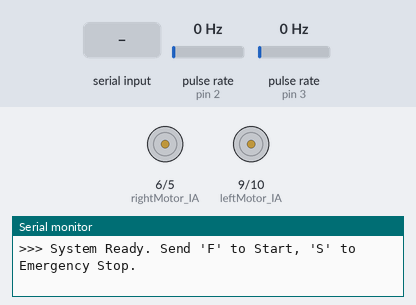
This sketch was run on a simulated Arduino Uno, built with avr-gcc and run on an emulated ATmega328P. Shown: motor-driver pin pairs drawn as motors (green arrow = first pin HIGH = forward, orange = second pin HIGH = backward, longer = more drive), the last lines printed to the serial monitor. Wiring (inferred from the names in the program): 2 × pulse sensor: data pin 2 / data pin 3. The test bench sets the inputs (shaded band); at power-on: pulse rate (sensors on pin 2, pin 3) 0 Hz.

Above: at 4.2 s.
4.3 s: "F" received over Serial
At 5.5 s:
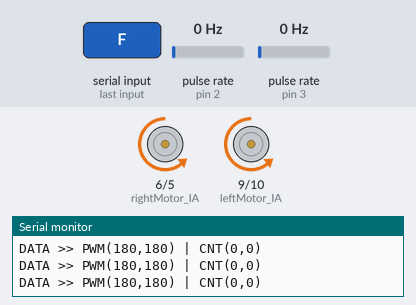
5.8 s: pulse rate (sensor on pin 2) set to 196 Hz
At 5.97 s:
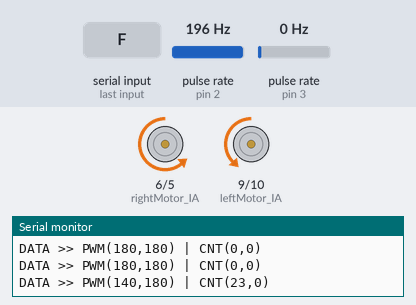
At 7.4 s:
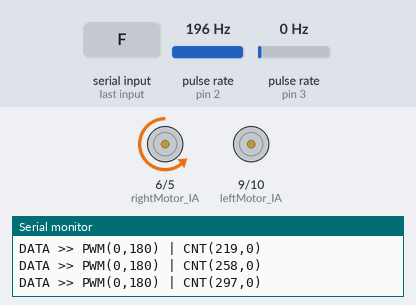
Timing chart, 0 to 10.2 s (numbered marks = the images above; inputs shaded):
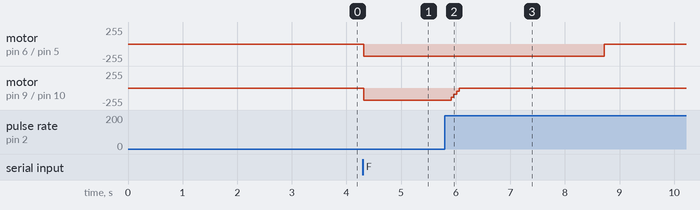

Measured:
- after the input at 4.3 s, motor on pin 6 (rightMotor_IA) / pin 5 (rightMotor_IB), motor on pin 9 (leftMotor_IA) / pin 10 (leftMotor_IB): stopped → backward 180/255 at once
- after the input at 5.8 s, motor on pin 6 (rightMotor_IA) / pin 5 (rightMotor_IB): backward 180/255 → stopped after 2.9 s; motor on pin 9 (leftMotor_IA) / pin 10 (leftMotor_IB): backward 180/255 → stopped after 0.12 s

The sketch:

RC_Car_Arduino_PID_BT_test1.ino
```cpp
// --- 모터 드라이버 제어 핀 ---
const int leftMotor_IA = 9;
const int leftMotor_IB = 10;
const int rightMotor_IA = 6;
const int rightMotor_IB = 5;

// --- 엔코더 센서 핀 ---
const int encoderLeftPin = 2;
const int encoderRightPin = 3;

volatile long leftCount = 0;
volatile long rightCount = 0;

// ========================================================
// 📏 로봇 물리 스펙 및 목표 (3m)
// ========================================================
const float WHEEL_DIAMETER_MM = 67.0;
const int ENCODER_HOLES = 20;
const float TARGET_DISTANCE_MM = 3000.0;

long targetCount = 0;

// ========================================================
// ⚙️ 최종 튜닝된 PID 게인 (사용자 최적화 값 반영)
// ========================================================
float Kp_dist = 5.0; float Kd_dist = 4.0;
float Kp_sync = 5.0; float Kd_sync = 3.0;

long prevDistError = 0;
long prevSyncError = 0;

// 상태 제어 변수
unsigned long prevTime = 0;
unsigned long startTime = 0;
unsigned long lastLogTime = 0;
const int DT = 50;
const int LOG_INTERVAL = 200; // 0.2초마다 데이터 전송

bool isRunning = false;
bool missionComplete = false;

void setup() {
  // 1. 모든 행동을 멈추고 ESP32가 완전히 부팅될 때까지 3초간 조용히 기다립니다.
  delay(3000);

  // 2. 3초가 지난 후에야 비로소 통신을 시작합니다.
  Serial.begin(9600);

  pinMode(leftMotor_IA, OUTPUT); pinMode(leftMotor_IB, OUTPUT);
  pinMode(rightMotor_IA, OUTPUT); pinMode(rightMotor_IB, OUTPUT);

  pinMode(encoderLeftPin, INPUT_PULLUP);
  pinMode(encoderRightPin, INPUT_PULLUP);
  attachInterrupt(digitalPinToInterrupt(encoderLeftPin), countLeft, RISING);
  attachInterrupt(digitalPinToInterrupt(encoderRightPin), countRight, RISING);

  // 목표 카운트 계산
  float wheelCircumference = WHEEL_DIAMETER_MM * 3.14159;
  targetCount = (TARGET_DISTANCE_MM / wheelCircumference) * ENCODER_HOLES;

  stopMotors();

  // 3. 이제 ESP32가 통신을 받을 준비가 완벽히 끝났으므로 메시지를 보냅니다.
  Serial.println(">>> System Ready. Send 'F' to Start, 'S' to Emergency Stop.");
}

void loop() {
  // 1. 블루투스 명령 처리
  if (Serial.available() > 0) {
    char cmd = Serial.read();
    if (cmd >= 'a' && cmd <= 'z') cmd -= 32; // 대문자 변환

    if (cmd == 'F' && !isRunning) {
      startMission();
    }
    else if (cmd == 'S') {
      emergencyStop();
    }
  }

  // 2. 미션 주행 로직
  if (isRunning && !missionComplete) {
    unsigned long currentTime = millis();
    if (currentTime - prevTime >= DT) {
      int dt = currentTime - prevTime;
      prevTime = currentTime;

      long avgCount = (leftCount + rightCount) / 2;
      long distError = targetCount - avgCount;
      long syncError = leftCount - rightCount;

      // 목표 도달 판단
      if (distError <= 0) {
        finishMission();
        return;
      }

      // 거리 PD 제어
      int basePWM = (Kp_dist * distError) + (Kd_dist * ((distError - prevDistError) / dt));
      basePWM = constrain(basePWM, 80, 255);

      // 직진 PD 제어
      int turnOffset = (Kp_sync * syncError) + (Kd_sync * ((syncError - prevSyncError) / dt));

      int leftPWM = constrain(basePWM - turnOffset, 0, 180);
      int rightPWM = constrain(basePWM + turnOffset, 0, 180);

      // 모터 구동
      digitalWrite(leftMotor_IA, LOW);  analogWrite(leftMotor_IB, leftPWM);
      digitalWrite(rightMotor_IA, LOW); analogWrite(rightMotor_IB, rightPWM);

      prevDistError = distError;
      prevSyncError = syncError;

      // 실시간 로그 전송 (LOG_INTERVAL 마다)
      if (currentTime - lastLogTime >= LOG_INTERVAL) {
        lastLogTime = currentTime;
        sendLiveLog(leftPWM, rightPWM);
      }
    }
  }
}

// 미션 시작 함수
void startMission() {
  leftCount = 0; rightCount = 0;
  prevDistError = 0; prevSyncError = 0;
  missionComplete = false;
  isRunning = true;
  startTime = millis();

  Serial.println("---------- MISSION START ----------");
  Serial.print("Target Count: "); Serial.println(targetCount);
  Serial.print("Start Time (ms): "); Serial.println(startTime);
}

// 긴급 정지 함수
void emergencyStop() {
  stopMotors();
  isRunning = false;
  missionComplete = true;
  Serial.println("!!! EMERGENCY STOP EXECUTED !!!");
}

// 미션 완료 함수
void finishMission() {
  stopMotors();
  unsigned long endTime = millis();
  isRunning = false;
  missionComplete = true;

  Serial.println("---------- MISSION COMPLETE ----------");
  Serial.print("End Time (ms): "); Serial.println(endTime);
  Serial.print("Total Duration (ms): "); Serial.println(endTime - startTime);
  Serial.print("Final L_Cnt: "); Serial.print(leftCount);
  Serial.print(" | R_Cnt: "); Serial.println(rightCount);
}

// 실시간 데이터 전송 함수
void sendLiveLog(int lpwm, int rpwm) {
  // [L_PWM, R_PWM, L_Cnt, R_Cnt] 형식으로 전송
  Serial.print("DATA >> PWM("); Serial.print(lpwm);
  Serial.print(","); Serial.print(rpwm);
  Serial.print(") | CNT("); Serial.print(leftCount);
  Serial.print(","); Serial.print(rightCount);
  Serial.println(")");
}

void countLeft() { leftCount++; }
void countRight() { rightCount++; }

void stopMotors() {
  digitalWrite(leftMotor_IA, LOW); digitalWrite(leftMotor_IB, LOW);
  digitalWrite(rightMotor_IA, LOW); digitalWrite(rightMotor_IB, LOW);
}
```
